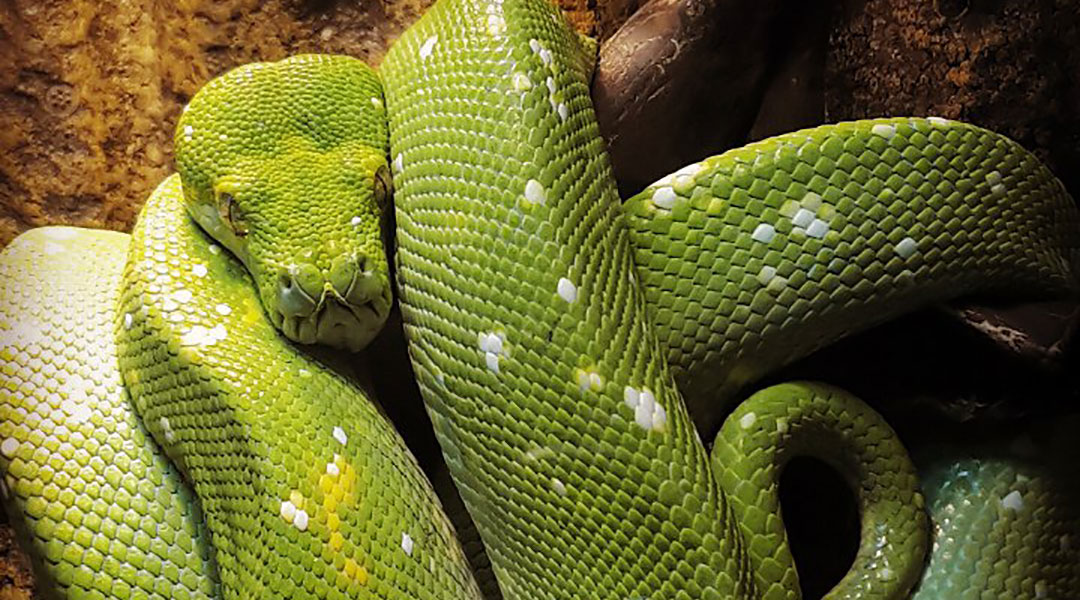
#> input picture python.jpg, 1080 x 600 px
$ jupyter execute 'SVD in image compression.ipynb'
#> lines starting #> are read from the running program, lines starting #| are printed output that depends on the picture
# SVD в компрессии изображений

[cell 1]
import numpy as np
from numpy.linalg import norm
from numpy.linalg import svd

import matplotlib.image as mpimg
import matplotlib.pyplot as plt
from skimage.color import rgb2gray
from skimage import img_as_ubyte,img_as_float
from ipywidgets import interact

[cell 2]
image = mpimg.imread('python.jpg')
#> image is the input picture: shape (600, 1080, 3); mean R, G, B 104.8, 103.6, 46.4

img = np.array(image) # делает массив редактируемым

[cell 3]
print(f'img type:{type(img)}')
#| img type:<class 'numpy.ndarray'>
print(f'img size:{img.shape}')
#| img size:(600, 1080, 3)

[cell 4]
plt.imshow(img)
plt.show()

[cell 5]
n_img = rgb2gray(img_as_float(img))
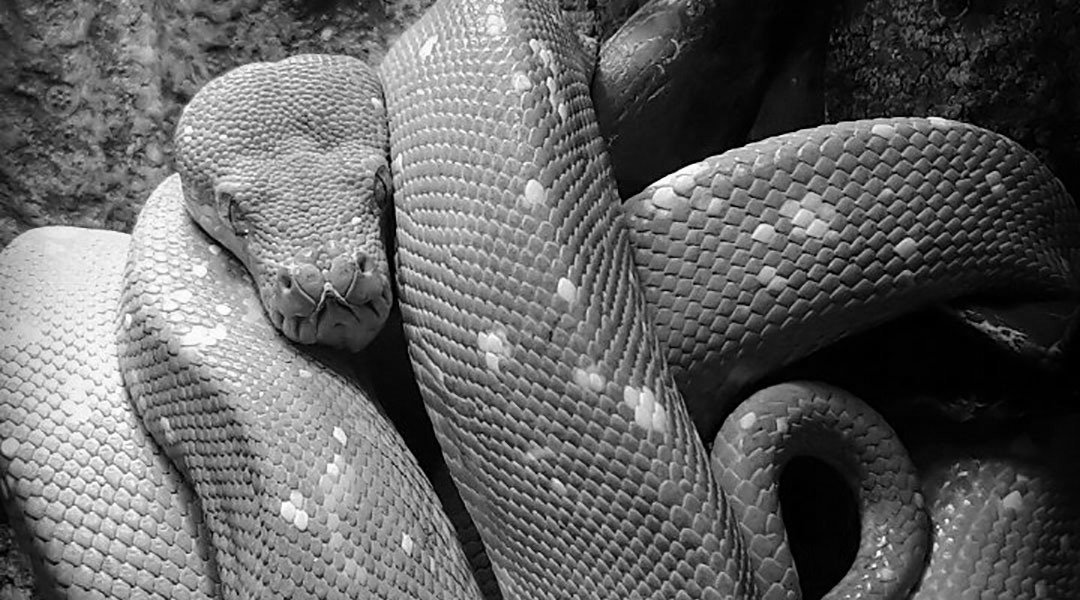
#> n_img: shape (600, 1080) float64; min 0, max 1, mean 0.391
print(f'img type:{type(n_img)}')
#| img type:<class 'numpy.ndarray'>
print(f'img size:{n_img.shape}')
#| img size:(600, 1080)

[cell 6]
plt.imshow(n_img)
plt.show()

[cell 7]
n_img

##### Использование SVD для сжатия изображения:

[cell 8]
def compress_svd(image, k): # Параметр k задает степень сжатия
    """
    Perform svd decomposition and truncated (using k singular values/vectors) reconstruction
    returns
    --------
      reconstructed matrix reconst_matrix, array of singular values s
    """
#> called with k = 300

    U, s, V = svd(image,full_matrices=False)
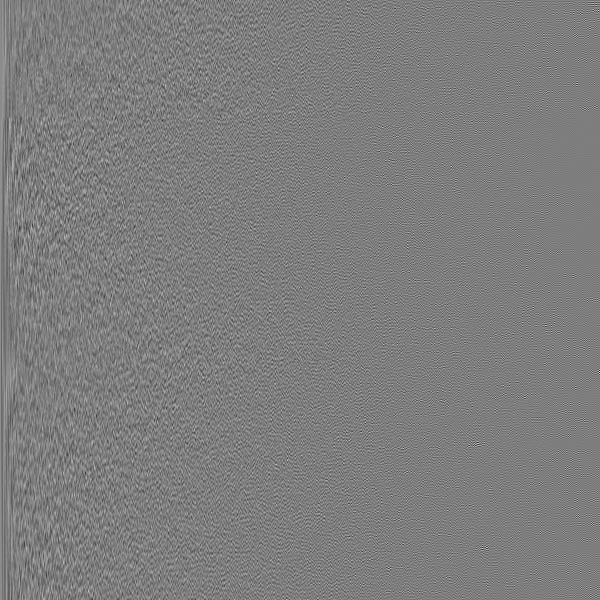
#> U: shape (600, 600) float64; min -0.33, max 0.339, mean 8.18e-05; drawn with min black and max white
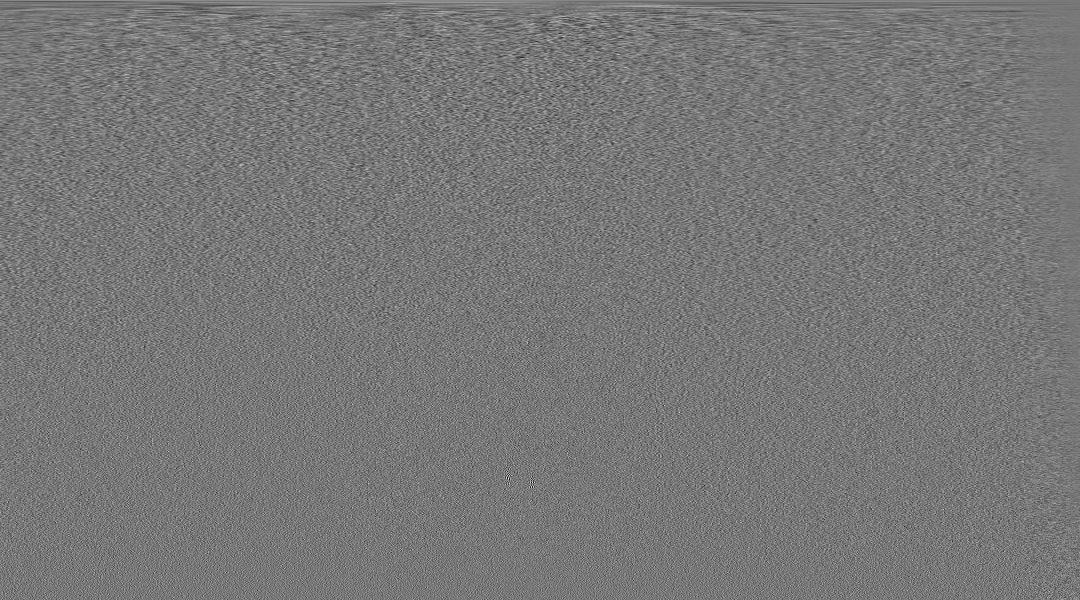
#> V: shape (600, 1080) float64; min -0.229, max 0.258, mean 2.45e-05; drawn with min black and max white
#> s = 600 values, max 345.8 at index 0, min 0.023 at index 599, mean 3.29
    reconst_matrix = np.dot(U[:,:k],np.dot(np.diag(s[:k]),V[:k,:]))

    return reconst_matrix,s

[cell 9]
img2, s = compress_svd(n_img, 300)
#> the sliders are set to k = 300
plt.imshow(img2)
plt.show()

[cell 10]
def show_compressed_img(k): #
    """
     compresses gray scale images and display the reconstructed image.
     Also displays a plot of singular values
    """
#> called with k = 300
    image=n_img
    original_shape = image.shape
#> original_shape = (600, 1080)
    reconst_img,s = compress_svd(image,k)
    fig,axes = plt.subplots(1,2,figsize=(12,5))
    axes[0].plot(s)
    compression_ratio =100.0* k/original_shape[0]
#> compression_ratio = 50
    axes[1].set_title("Уровень сжатия={:.2f}".format(compression_ratio)+"%")
    axes[1].imshow(reconst_img, cmap='gray')
    axes[1].axis('off')
    fig.tight_layout()

[cell 11]
interact(show_compressed_img,k=(1,img.shape[0]));
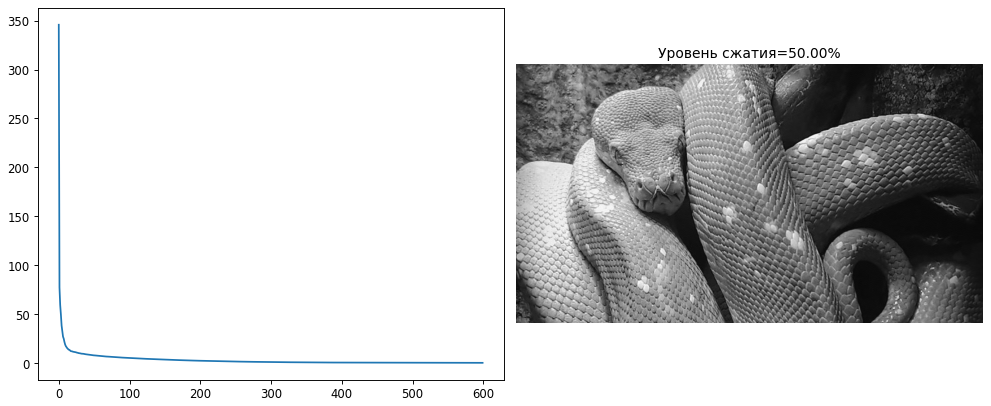
#> figure drawn by matplotlib, 2 panels; panel 1: curve peaks at x = 0, y = 345.8
